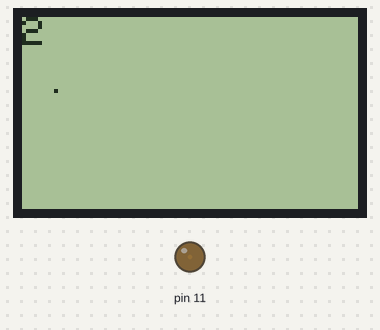
Simulated run of this sketch. Board: Arduino Uno, built with avr-gcc and run on an emulated ATmega328P. Parts: 84×48 one-colour display, output pins drawn as LEDs (lit = HIGH).

Above: at 0.21 s.
At 14.72 s:
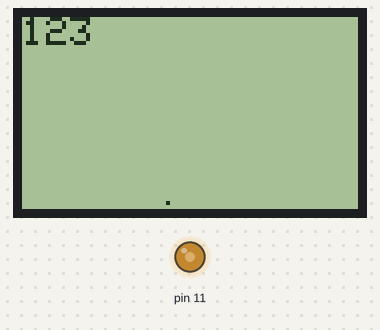
At 26.02 s:
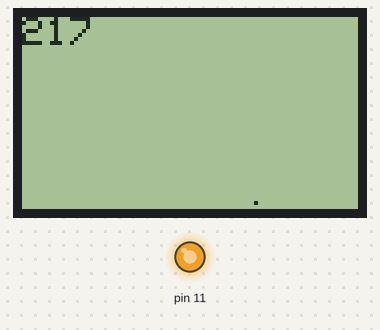
At 39.01 s:
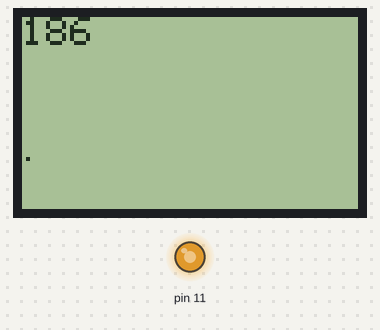
Timing chart, 0 to 40.0 s (numbered marks = the images above):
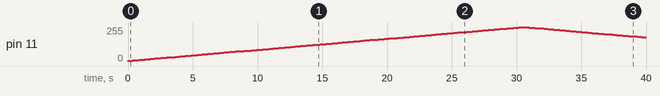

The sketch:

experiment1.ino
```cpp
#include "Adafruit_GFX.h"
#include "Adafruit_PCD8544.h"
Adafruit_PCD8544 display = Adafruit_PCD8544(7, 6, 5, 4, 3);

#define SCREEN_WIDTH 83     // 0..83
#define SCREEN_HEIGHT 47    // 0..47


void setup() {
    analogWrite(11, 0);     // 0 - bright, 255 - dimm
    display.begin();
    display.setContrast(45);
    display.clearDisplay();
    display.setTextSize(1);
}

int x = 7;
int y = 17;
int dx = 1;
int dy = 1;
int brightness = 0;
int db = 1;


void loop() {

    display.drawPixel(x, y, 1);
    x = x + dx;
    y = y + dy;
    if( x <= 0 || x >= SCREEN_WIDTH){
        dx = dx*-1;
        display.setCursor(0, 0);
        display.println(brightness);
        display.display();
        display.clearDisplay();
        delay(200);
    }
    if( y <= 0 || y >= SCREEN_HEIGHT){
        dy = dy*-1;
        display.setCursor(0, 0);
        display.println(brightness);
        display.display();
        display.clearDisplay();
        delay(200);
    }

    brightness += db;
    analogWrite(11, brightness);

    display.setCursor(0, 0);
    display.println(brightness);
    display.display();
    display.clearDisplay();
    delay(100);

    if( brightness <= 0 || brightness >= 255){
        db = db*-1;
    }
}
```

Measured:
- by itself, pin 11: rises from 0/255 to 255/255 in 30.5 s, then falls to 178/255 in 9.4 s
